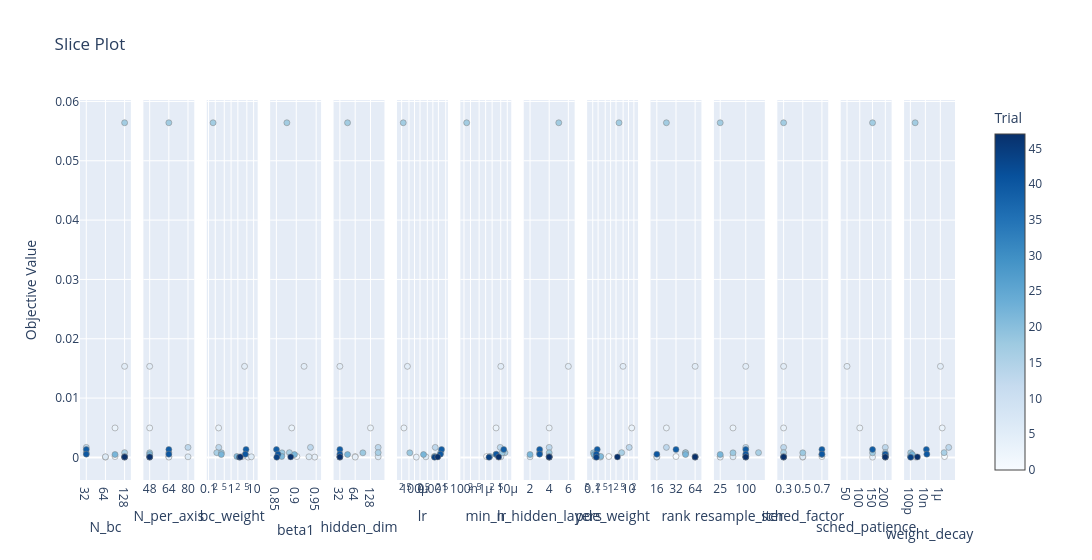

This figure's notebook cell:
### Code cell
vis.plot_slice(study).show()

### Figure 1 — Plotly figure (JSON) as saved in the notebook; plotly's stock layout.template omitted (floating-point values rounded to 4 significant figures)
{"data": [{"marker": {"color": [0, 3, 4, 5, 6, 13, 16, 17, 18, 21, 22, 39, 40, 44, 47], "colorbar": {"title": {"text": "Trial"}, "x": 1.0, "xpad": 40}, "colorscale": [[0.0, "rgb(247,251,255)"], [0.125, "rgb(222,235,247)"], [0.25, "rgb(198,219,239)"], [0.375, "rgb(158,202,225)"], [0.5, "rgb(107,174,214)"], [0.625, "rgb(66,146,198)"], [0.75, "rgb(33,113,181)"], [0.875, "rgb(8,81,156)"], [1.0, "rgb(8,48,107)"]], "line": {"color": "Grey", "width": 0.5}, "showscale": true}, "mode": "markers", "name": "Feasible Trial", "showlegend": false, "x": [96, 96, 64, 128, 64, 32, 128, 128, 32, 128, 96, 32, 32, 128, 128], "y": [0.0001452, 0.004966, 5.051e-05, 0.01535, 0.000101, 0.00169, 0.0008049, 0.05641, 0.0007741, 0.0001604, 0.0004851, 0.001336, 0.0005479, 2.577e-05, 8.291e-05], "type": "scatter", "xaxis": "x", "yaxis": "y"}, {"marker": {"color": [0, 3, 4, 5, 6, 13, 16, 17, 18, 21, 22, 39, 40, 44, 47], "colorbar": {"title": {"text": "Trial"}, "x": 1.0, "xpad": 40}, "colorscale": [[0.0, "rgb(247,251,255)"], [0.125, "rgb(222,235,247)"], [0.25, "rgb(198,219,239)"], [0.375, "rgb(158,202,225)"], [0.5, "rgb(107,174,214)"], [0.625, "rgb(66,146,198)"], [0.75, "rgb(33,113,181)"], [0.875, "rgb(8,81,156)"], [1.0, "rgb(8,48,107)"]], "line": {"color": "Grey", "width": 0.5}, "showscale": false}, "mode": "markers", "name": "Feasible Trial", "showlegend": false, "x": [64, 48, 64, 48, 80, 80, 64, 64, 48, 48, 48, 64, 64, 48, 48], "y": [0.0001452, 0.004966, 5.051e-05, 0.01535, 0.000101, 0.00169, 0.0008049, 0.05641, 0.0007741, 0.0001604, 0.0004851, 0.001336, 0.0005479, 2.577e-05, 8.291e-05], "type": "scatter", "xaxis": "x2", "yaxis": "y2"}, {"marker": {"color": [0, 3, 4, 5, 6, 13, 16, 17, 18, 21, 22, 39, 40, 44, 47], "colorbar": {"title": {"text": "Trial"}, "x": 1.0, "xpad": 40}, "colorscale": [[0.0, "rgb(247,251,255)"], [0.125, "rgb(222,235,247)"], [0.25, "rgb(198,219,239)"], [0.375, "rgb(158,202,225)"], [0.5, "rgb(107,174,214)"], [0.625, "rgb(66,146,198)"], [0.75, "rgb(33,113,181)"], [0.875, "rgb(8,81,156)"], [1.0, "rgb(8,48,107)"]], "line": {"color": "Grey", "width": 0.5}, "showscale": false}, "mode": "markers", "name": "Feasible Trial", "showlegend": false, "x": [3.152, 0.2805, 5.646, 3.962, 7.933, 0.284, 0.233, 0.1599, 0.3742, 1.811, 0.3699, 4.603, 4.312, 2.347, 2.568], "y": [0.0001452, 0.004966, 5.051e-05, 0.01535, 0.000101, 0.00169, 0.0008049, 0.05641, 0.0007741, 0.0001604, 0.0004851, 0.001336, 0.0005479, 2.577e-05, 8.291e-05], "type": "scatter", "xaxis": "x3", "yaxis": "y3"}, {"marker": {"color": [0, 3, 4, 5, 6, 13, 16, 17, 18, 21, 22, 39, 40, 44, 47], "colorbar": {"title": {"text": "Trial"}, "x": 1.0, "xpad": 40}, "colorscale": [[0.0, "rgb(247,251,255)"], [0.125, "rgb(222,235,247)"], [0.25, "rgb(198,219,239)"], [0.375, "rgb(158,202,225)"], [0.5, "rgb(107,174,214)"], [0.625, "rgb(66,146,198)"], [0.75, "rgb(33,113,181)"], [0.875, "rgb(8,81,156)"], [1.0, "rgb(8,48,107)"]], "line": {"color": "Grey", "width": 0.5}, "showscale": false}, "mode": "markers", "name": "Feasible Trial", "showlegend": false, "x": [0.9015, 0.8886, 0.9465, 0.9196, 0.9318, 0.9357, 0.8827, 0.8764, 0.8641, 0.8636, 0.8955, 0.8503, 0.8542, 0.851, 0.886], "y": [0.0001452, 0.004966, 5.051e-05, 0.01535, 0.000101, 0.00169, 0.0008049, 0.05641, 0.0007741, 0.0001604, 0.0004851, 0.001336, 0.0005479, 2.577e-05, 8.291e-05], "type": "scatter", "xaxis": "x4", "yaxis": "y4"}, {"marker": {"color": [0, 3, 4, 5, 6, 13, 16, 17, 18, 21, 22, 39, 40, 44, 47], "colorbar": {"title": {"text": "Trial"}, "x": 1.0, "xpad": 40}, "colorscale": [[0.0, "rgb(247,251,255)"], [0.125, "rgb(222,235,247)"], [0.25, "rgb(198,219,239)"], [0.375, "rgb(158,202,225)"], [0.5, "rgb(107,174,214)"], [0.625, "rgb(66,146,198)"], [0.75, "rgb(33,113,181)"], [0.875, "rgb(8,81,156)"], [1.0, "rgb(8,48,107)"]], "line": {"color": "Grey", "width": 0.5}, "showscale": false}, "mode": "markers", "name": "Feasible Trial", "showlegend": false, "x": [64, 128, 64, 32, 160, 160, 160, 48, 96, 32, 48, 32, 32, 32, 32], "y": [0.0001452, 0.004966, 5.051e-05, 0.01535, 0.000101, 0.00169, 0.0008049, 0.05641, 0.0007741, 0.0001604, 0.0004851, 0.001336, 0.0005479, 2.577e-05, 8.291e-05], "type": "scatter", "xaxis": "x5", "yaxis": "y5"}, {"marker": {"color": [0, 3, 4, 5, 6, 13, 16, 17, 18, 21, 22, 39, 40, 44, 47], "colorbar": {"title": {"text": "Trial"}, "x": 1.0, "xpad": 40}, "colorscale": [[0.0, "rgb(247,251,255)"], [0.125, "rgb(222,235,247)"], [0.25, "rgb(198,219,239)"], [0.375, "rgb(158,202,225)"], [0.5, "rgb(107,174,214)"], [0.625, "rgb(66,146,198)"], [0.75, "rgb(33,113,181)"], [0.875, "rgb(8,81,156)"], [1.0, "rgb(8,48,107)"]], "line": {"color": "Grey", "width": 0.5}, "showscale": false}, "mode": "markers", "name": "Feasible Trial", "showlegend": false, "x": [0.001194, 2.658e-05, 0.0001253, 4.134e-05, 0.0004194, 0.001347, 0.002664, 2.449e-05, 5.558e-05, 0.001258, 0.0003105, 0.002976, 0.002579, 0.001241, 0.001846], "y": [0.0001452, 0.004966, 5.051e-05, 0.01535, 0.000101, 0.00169, 0.0008049, 0.05641, 0.0007741, 0.0001604, 0.0004851, 0.001336, 0.0005479, 2.577e-05, 8.291e-05], "type": "scatter", "xaxis": "x6", "yaxis": "y6"}, {"marker": {"color": [0, 3, 4, 5, 6, 13, 16, 17, 18, 21, 22, 39, 40, 44, 47], "colorbar": {"title": {"text": "Trial"}, "x": 1.0, "xpad": 40}, "colorscale": [[0.0, "rgb(247,251,255)"], [0.125, "rgb(222,235,247)"], [0.25, "rgb(198,219,239)"], [0.375, "rgb(158,202,225)"], [0.5, "rgb(107,174,214)"], [0.625, "rgb(66,146,198)"], [0.75, "rgb(33,113,181)"], [0.875, "rgb(8,81,156)"], [1.0, "rgb(8,48,107)"]], "line": {"color": "Grey", "width": 0.5}, "showscale": false}, "mode": "markers", "name": "Feasible Trial", "showlegend": false, "x": [1.107e-06, 3.039e-06, 4.009e-06, 5.049e-06, 5.067e-06, 4.741e-06, 7.827e-06, 1.326e-07, 5.825e-06, 1.567e-06, 2.959e-06, 6.905e-06, 3.113e-06, 1.433e-06, 4.028e-06], "y": [0.0001452, 0.004966, 5.051e-05, 0.01535, 0.000101, 0.00169, 0.0008049, 0.05641, 0.0007741, 0.0001604, 0.0004851, 0.001336, 0.0005479, 2.577e-05, 8.291e-05], "type": "scatter", "xaxis": "x7", "yaxis": "y7"}, {"marker": {"color": [0, 3, 4, 5, 6, 13, 16, 17, 18, 21, 22, 39, 40, 44, 47], "colorbar": {"title": {"text": "Trial"}, "x": 1.0, "xpad": 40}, "colorscale": [[0.0, "rgb(247,251,255)"], [0.125, "rgb(222,235,247)"], [0.25, "rgb(198,219,239)"], [0.375, "rgb(158,202,225)"], [0.5, "rgb(107,174,214)"], [0.625, "rgb(66,146,198)"], [0.75, "rgb(33,113,181)"], [0.875, "rgb(8,81,156)"], [1.0, "rgb(8,48,107)"]], "line": {"color": "Grey", "width": 0.5}, "showscale": false}, "mode": "markers", "name": "Feasible Trial", "showlegend": false, "x": [4, 4, 4, 6, 2, 4, 3, 5, 4, 4, 2, 3, 3, 4, 4], "y": [0.0001452, 0.004966, 5.051e-05, 0.01535, 0.000101, 0.00169, 0.0008049, 0.05641, 0.0007741, 0.0001604, 0.0004851, 0.001336, 0.0005479, 2.577e-05, 8.291e-05], "type": "scatter", "xaxis": "x8", "yaxis": "y8"}, {"marker": {"color": [0, 3, 4, 5, 6, 13, 16, 17, 18, 21, 22, 39, 40, 44, 47], "colorbar": {"title": {"text": "Trial"}, "x": 1.0, "xpad": 40}, "colorscale": [[0.0, "rgb(247,251,255)"], [0.125, "rgb(222,235,247)"], [0.25, "rgb(198,219,239)"], [0.375, "rgb(158,202,225)"], [0.5, "rgb(107,174,214)"], [0.625, "rgb(66,146,198)"], [0.75, "rgb(33,113,181)"], [0.875, "rgb(8,81,156)"], [1.0, "rgb(8,48,107)"]], "line": {"color": "Grey", "width": 0.5}, "showscale": false}, "mode": "markers", "name": "Feasible Trial", "showlegend": false, "x": [0.7982, 15.15, 0.2663, 4.947, 0.1341, 10.9, 4.143, 2.938, 0.1097, 0.2808, 0.119, 0.179, 0.1605, 0.1596, 2.406], "y": [0.0001452, 0.004966, 5.051e-05, 0.01535, 0.000101, 0.00169, 0.0008049, 0.05641, 0.0007741, 0.0001604, 0.0004851, 0.001336, 0.0005479, 2.577e-05, 8.291e-05], "type": "scatter", "xaxis": "x9", "yaxis": "y9"}, {"marker": {"color": [0, 3, 4, 5, 6, 13, 16, 17, 18, 21, 22, 39, 40, 44, 47], "colorbar": {"title": {"text": "Trial"}, "x": 1.0, "xpad": 40}, "colorscale": [[0.0, "rgb(247,251,255)"], [0.125, "rgb(222,235,247)"], [0.25, "rgb(198,219,239)"], [0.375, "rgb(158,202,225)"], [0.5, "rgb(107,174,214)"], [0.625, "rgb(66,146,198)"], [0.75, "rgb(33,113,181)"], [0.875, "rgb(8,81,156)"], [1.0, "rgb(8,48,107)"]], "line": {"color": "Grey", "width": 0.5}, "showscale": false}, "mode": "markers", "name": "Feasible Trial", "showlegend": false, "x": [32, 24, 16, 64, 16, 24, 48, 24, 48, 64, 48, 32, 16, 64, 64], "y": [0.0001452, 0.004966, 5.051e-05, 0.01535, 0.000101, 0.00169, 0.0008049, 0.05641, 0.0007741, 0.0001604, 0.0004851, 0.001336, 0.0005479, 2.577e-05, 8.291e-05], "type": "scatter", "xaxis": "x10", "yaxis": "y10"}, {"marker": {"color": [0, 3, 4, 5, 6, 13, 16, 17, 18, 21, 22, 39, 40, 44, 47], "colorbar": {"title": {"text": "Trial"}, "x": 1.0, "xpad": 40}, "colorscale": [[0.0, "rgb(247,251,255)"], [0.125, "rgb(222,235,247)"], [0.25, "rgb(198,219,239)"], [0.375, "rgb(158,202,225)"], [0.5, "rgb(107,174,214)"], [0.625, "rgb(66,146,198)"], [0.75, "rgb(33,113,181)"], [0.875, "rgb(8,81,156)"], [1.0, "rgb(8,48,107)"]], "line": {"color": "Grey", "width": 0.5}, "showscale": false}, "mode": "markers", "name": "Feasible Trial", "showlegend": false, "x": [25, 50, 25, 100, 50, 100, 200, 25, 50, 100, 25, 100, 100, 100, 100], "y": [0.0001452, 0.004966, 5.051e-05, 0.01535, 0.000101, 0.00169, 0.0008049, 0.05641, 0.0007741, 0.0001604, 0.0004851, 0.001336, 0.0005479, 2.577e-05, 8.291e-05], "type": "scatter", "xaxis": "x11", "yaxis": "y11"}, {"marker": {"color": [0, 3, 4, 5, 6, 13, 16, 17, 18, 21, 22, 39, 40, 44, 47], "colorbar": {"title": {"text": "Trial"}, "x": 1.0, "xpad": 40}, "colorscale": [[0.0, "rgb(247,251,255)"], [0.125, "rgb(222,235,247)"], [0.25, "rgb(198,219,239)"], [0.375, "rgb(158,202,225)"], [0.5, "rgb(107,174,214)"], [0.625, "rgb(66,146,198)"], [0.75, "rgb(33,113,181)"], [0.875, "rgb(8,81,156)"], [1.0, "rgb(8,48,107)"]], "line": {"color": "Grey", "width": 0.5}, "showscale": false}, "mode": "markers", "name": "Feasible Trial", "showlegend": false, "x": [0.7, 0.3, 0.5, 0.3, 0.5, 0.3, 0.3, 0.3, 0.5, 0.3, 0.7, 0.7, 0.7, 0.3, 0.3], "y": [0.0001452, 0.004966, 5.051e-05, 0.01535, 0.000101, 0.00169, 0.0008049, 0.05641, 0.0007741, 0.0001604, 0.0004851, 0.001336, 0.0005479, 2.577e-05, 8.291e-05], "type": "scatter", "xaxis": "x12", "yaxis": "y12"}, {"marker": {"color": [0, 3, 4, 5, 6, 13, 16, 17, 18, 21, 22, 39, 40, 44, 47], "colorbar": {"title": {"text": "Trial"}, "x": 1.0, "xpad": 40}, "colorscale": [[0.0, "rgb(247,251,255)"], [0.125, "rgb(222,235,247)"], [0.25, "rgb(198,219,239)"], [0.375, "rgb(158,202,225)"], [0.5, "rgb(107,174,214)"], [0.625, "rgb(66,146,198)"], [0.75, "rgb(33,113,181)"], [0.875, "rgb(8,81,156)"], [1.0, "rgb(8,48,107)"]], "line": {"color": "Grey", "width": 0.5}, "showscale": false}, "mode": "markers", "name": "Feasible Trial", "showlegend": false, "x": [200, 100, 150, 50, 200, 200, 200, 150, 150, 200, 200, 150, 200, 200, 200], "y": [0.0001452, 0.004966, 5.051e-05, 0.01535, 0.000101, 0.00169, 0.0008049, 0.05641, 0.0007741, 0.0001604, 0.0004851, 0.001336, 0.0005479, 2.577e-05, 8.291e-05], "type": "scatter", "xaxis": "x13", "yaxis": "y13"}, {"marker": {"color": [0, 3, 4, 5, 6, 13, 16, 17, 18, 21, 22, 39, 40, 44, 47], "colorbar": {"title": {"text": "Trial"}, "x": 1.0, "xpad": 40}, "colorscale": [[0.0, "rgb(247,251,255)"], [0.125, "rgb(222,235,247)"], [0.25, "rgb(198,219,239)"], [0.375, "rgb(158,202,225)"], [0.5, "rgb(107,174,214)"], [0.625, "rgb(66,146,198)"], [0.75, "rgb(33,113,181)"], [0.875, "rgb(8,81,156)"], [1.0, "rgb(8,48,107)"]], "line": {"color": "Grey", "width": 0.5}, "showscale": false}, "mode": "markers", "name": "Feasible Trial", "showlegend": false, "x": [3.619e-06, 1.764e-06, 5.525e-10, 1.026e-06, 1.253e-10, 1.305e-05, 3.178e-06, 4.324e-10, 1.094e-10, 1.005e-10, 1.815e-10, 1.359e-08, 1.574e-08, 1.09e-10, 8.687e-10], "y": [0.0001452, 0.004966, 5.051e-05, 0.01535, 0.000101, 0.00169, 0.0008049, 0.05641, 0.0007741, 0.0001604, 0.0004851, 0.001336, 0.0005479, 2.577e-05, 8.291e-05], "type": "scatter", "xaxis": "x14", "yaxis": "y14"}], "layout": {"xaxis": {"anchor": "y", "domain": [0.0, 0.05816], "title": {"text": "N_bc"}, "type": "category", "categoryorder": "array", "categoryarray": [32, 48, 64, 96, 128]}, "yaxis": {"anchor": "x", "domain": [0.0, 1.0], "title": {"text": "Objective Value"}}, "xaxis2": {"anchor": "y2", "domain": [0.07245, 0.1306], "title": {"text": "N_per_axis"}, "type": "category", "categoryorder": "array", "categoryarray": [48, 64, 80]}, "yaxis2": {"anchor": "x2", "domain": [0.0, 1.0], "matches": "y", "showticklabels": false}, "xaxis3": {"anchor": "y3", "domain": [0.1449, 0.2031], "title": {"text": "bc_weight"}, "type": "log"}, "yaxis3": {"anchor": "x3", "domain": [0.0, 1.0], "matches": "y", "showticklabels": false}, "xaxis4": {"anchor": "y4", "domain": [0.2173, 0.2755], "title": {"text": "beta1"}}, "yaxis4": {"anchor": "x4", "domain": [0.0, 1.0], "matches": "y", "showticklabels": false}, "xaxis5": {"anchor": "y5", "domain": [0.2898, 0.348], "title": {"text": "hidden_dim"}, "type": "category", "categoryorder": "array", "categoryarray": [32, 48, 64, 96, 128, 160]}, "yaxis5": {"anchor": "x5", "domain": [0.0, 1.0], "matches": "y", "showticklabels": false}, "xaxis6": {"anchor": "y6", "domain": [0.3622, 0.4204], "title": {"text": "lr"}, "type": "log"}, "yaxis6": {"anchor": "x6", "domain": [0.0, 1.0], "matches": "y", "showticklabels": false}, "xaxis7": {"anchor": "y7", "domain": [0.4347, 0.4929], "title": {"text": "min_lr"}, "type": "log"}, "yaxis7": {"anchor": "x7", "domain": [0.0, 1.0], "matches": "y", "showticklabels": false}, "xaxis8": {"anchor": "y8", "domain": [0.5071, 0.5653], "title": {"text": "n_hidden_layers"}}, "yaxis8": {"anchor": "x8", "domain": [0.0, 1.0], "matches": "y", "showticklabels": false}, "xaxis9": {"anchor": "y9", "domain": [0.5796, 0.6378], "title": {"text": "pde_weight"}, "type": "log"}, "yaxis9": {"anchor": "x9", "domain": [0.0, 1.0], "matches": "y", "showticklabels": false}, "xaxis10": {"anchor": "y10", "domain": [0.652, 0.7102], "title": {"text": "rank"}, "type": "category", "categoryorder": "array", "categoryarray": [16, 24, 32, 48, 64]}, "yaxis10": {"anchor": "x10", "domain": [0.0, 1.0], "matches": "y", "showticklabels": false}, "xaxis11": {"anchor": "y11", "domain": [0.7245, 0.7827], "title": {"text": "resample_iter"}, "type": "category", "categoryorder": "array", "categoryarray": [25, 50, 100, 200]}, "yaxis11": {"anchor": "x11", "domain": [0.0, 1.0], "matches": "y", "showticklabels": false}, "xaxis12": {"anchor": "y12", "domain": [0.7969, 0.8551], "title": {"text": "sched_factor"}, "type": "category", "categoryorder": "array", "categoryarray": [0.3, 0.5, 0.7]}, "yaxis12": {"anchor": "x12", "domain": [0.0, 1.0], "matches": "y", "showticklabels": false}, "xaxis13": {"anchor": "y13", "domain": [0.8694, 0.9276], "title": {"text": "sched_patience"}}, "yaxis13": {"anchor": "x13", "domain": [0.0, 1.0], "matches": "y", "showticklabels": false}, "xaxis14": {"anchor": "y14", "domain": [0.9418, 1.0], "title": {"text": "weight_decay"}, "type": "log"}, "yaxis14": {"anchor": "x14", "domain": [0.0, 1.0], "matches": "y", "showticklabels": false}, "title": {"text": "Slice Plot"}, "width": 4200}}
